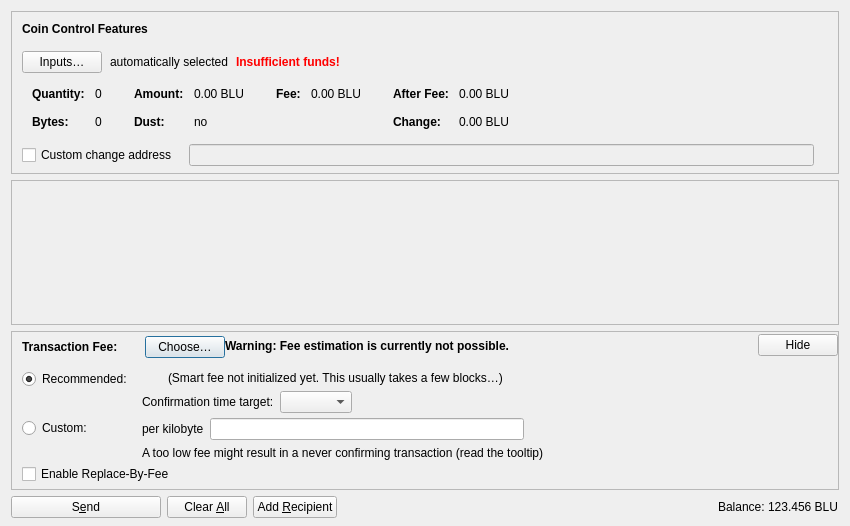
<?xml version="1.0" encoding="UTF-8"?>
<ui version="4.0">
 <class>SendCoinsDialog</class>
 <widget class="QDialog" name="SendCoinsDialog">
  <property name="geometry">
   <rect>
    <x>0</x>
    <y>0</y>
    <width>850</width>
    <height>526</height>
   </rect>
  </property>
  <property name="windowTitle">
   <string>Send Coins</string>
  </property>
  <layout class="QVBoxLayout" name="verticalLayout" stretch="0,1,0,0">
   <property name="bottomMargin">
    <number>8</number>
   </property>
   <item>
    <widget class="QFrame" name="frameCoinControl">
     <property name="sizePolicy">
      <sizepolicy hsizetype="Expanding" vsizetype="Expanding">
       <horstretch>0</horstretch>
       <verstretch>0</verstretch>
      </sizepolicy>
     </property>
     <property name="maximumSize">
      <size>
       <width>16777215</width>
       <height>16777215</height>
      </size>
     </property>
     <property name="frameShape">
      <enum>QFrame::StyledPanel</enum>
     </property>
     <property name="frameShadow">
      <enum>QFrame::Sunken</enum>
     </property>
     <layout class="QVBoxLayout" name="verticalLayoutCoinControl2">
      <property name="spacing">
       <number>0</number>
      </property>
      <property name="leftMargin">
       <number>0</number>
      </property>
      <property name="topMargin">
       <number>0</number>
      </property>
      <property name="rightMargin">
       <number>0</number>
      </property>
      <property name="bottomMargin">
       <number>6</number>
      </property>
      <item>
       <layout class="QVBoxLayout" name="verticalLayoutCoinControl" stretch="0,0,0,0,1">
        <property name="spacing">
         <number>0</number>
        </property>
        <property name="leftMargin">
         <number>10</number>
        </property>
        <property name="topMargin">
         <number>10</number>
        </property>
        <item>
         <layout class="QHBoxLayout" name="horizontalLayoutCoinControl1">
          <property name="bottomMargin">
           <number>15</number>
          </property>
          <item>
           <widget class="QLabel" name="labelCoinControlFeatures">
            <property name="sizePolicy">
             <sizepolicy hsizetype="Preferred" vsizetype="Maximum">
              <horstretch>0</horstretch>
              <verstretch>0</verstretch>
             </sizepolicy>
            </property>
            <property name="font">
             <font>
              <weight>75</weight>
              <bold>true</bold>
             </font>
            </property>
            <property name="styleSheet">
             <string notr="true">font-weight:bold;</string>
            </property>
            <property name="text">
             <string>Coin Control Features</string>
            </property>
           </widget>
          </item>
         </layout>
        </item>
        <item>
         <layout class="QHBoxLayout" name="horizontalLayoutCoinControl2" stretch="0,0,0,0">
          <property name="spacing">
           <number>8</number>
          </property>
          <property name="bottomMargin">
           <number>10</number>
          </property>
          <item>
           <widget class="QPushButton" name="pushButtonCoinControl">
            <property name="styleSheet">
             <string notr="true"/>
            </property>
            <property name="text">
             <string>Inputs…</string>
            </property>
            <property name="autoDefault">
             <bool>false</bool>
            </property>
           </widget>
          </item>
          <item>
           <widget class="QLabel" name="labelCoinControlAutomaticallySelected">
            <property name="text">
             <string>automatically selected</string>
            </property>
            <property name="margin">
             <number>5</number>
            </property>
           </widget>
          </item>
          <item>
           <widget class="QLabel" name="labelCoinControlInsuffFunds">
            <property name="font">
             <font>
              <weight>75</weight>
              <bold>true</bold>
             </font>
            </property>
            <property name="styleSheet">
             <string notr="true">color:red;font-weight:bold;</string>
            </property>
            <property name="text">
             <string>Insufficient funds!</string>
            </property>
            <property name="margin">
             <number>5</number>
            </property>
           </widget>
          </item>
          <item>
           <spacer name="horizontalSpacerCoinControl">
            <property name="orientation">
             <enum>Qt::Horizontal</enum>
            </property>
            <property name="sizeHint" stdset="0">
             <size>
              <width>40</width>
              <height>1</height>
             </size>
            </property>
           </spacer>
          </item>
         </layout>
        </item>
        <item>
         <widget class="QWidget" name="widgetCoinControl" native="true">
          <property name="sizePolicy">
           <sizepolicy hsizetype="Preferred" vsizetype="Preferred">
            <horstretch>0</horstretch>
            <verstretch>0</verstretch>
           </sizepolicy>
          </property>
          <property name="minimumSize">
           <size>
            <width>0</width>
            <height>0</height>
           </size>
          </property>
          <property name="styleSheet">
           <string notr="true"/>
          </property>
          <layout class="QHBoxLayout" name="horizontalLayoutCoinControl5">
           <property name="leftMargin">
            <number>0</number>
           </property>
           <property name="topMargin">
            <number>0</number>
           </property>
           <property name="rightMargin">
            <number>0</number>
           </property>
           <property name="bottomMargin">
            <number>0</number>
           </property>
           <item>
            <layout class="QHBoxLayout" name="horizontalLayoutCoinControl3" stretch="0,0,0,1">
             <property name="spacing">
              <number>20</number>
             </property>
             <property name="topMargin">
              <number>0</number>
             </property>
             <property name="bottomMargin">
              <number>10</number>
             </property>
             <item>
              <layout class="QFormLayout" name="formLayoutCoinControl1">
               <property name="horizontalSpacing">
                <number>10</number>
               </property>
               <property name="verticalSpacing">
                <number>14</number>
               </property>
               <property name="leftMargin">
                <number>10</number>
               </property>
               <property name="topMargin">
                <number>4</number>
               </property>
               <property name="rightMargin">
                <number>6</number>
               </property>
               <item row="0" column="0">
                <widget class="QLabel" name="labelCoinControlQuantityText">
                 <property name="font">
                  <font>
                   <weight>75</weight>
                   <bold>true</bold>
                  </font>
                 </property>
                 <property name="text">
                  <string>Quantity:</string>
                 </property>
                 <property name="margin">
                  <number>0</number>
                 </property>
                </widget>
               </item>
               <item row="0" column="1">
                <widget class="QLabel" name="labelCoinControlQuantity">
                 <property name="cursor">
                  <cursorShape>IBeamCursor</cursorShape>
                 </property>
                 <property name="contextMenuPolicy">
                  <enum>Qt::ActionsContextMenu</enum>
                 </property>
                 <property name="text">
                  <string notr="true">0</string>
                 </property>
                 <property name="margin">
                  <number>0</number>
                 </property>
                 <property name="textInteractionFlags">
                  <set>Qt::LinksAccessibleByMouse|Qt::TextSelectableByKeyboard|Qt::TextSelectableByMouse</set>
                 </property>
                </widget>
               </item>
               <item row="1" column="0">
                <widget class="QLabel" name="labelCoinControlBytesText">
                 <property name="font">
                  <font>
                   <weight>75</weight>
                   <bold>true</bold>
                  </font>
                 </property>
                 <property name="text">
                  <string>Bytes:</string>
                 </property>
                </widget>
               </item>
               <item row="1" column="1">
                <widget class="QLabel" name="labelCoinControlBytes">
                 <property name="cursor">
                  <cursorShape>IBeamCursor</cursorShape>
                 </property>
                 <property name="contextMenuPolicy">
                  <enum>Qt::ActionsContextMenu</enum>
                 </property>
                 <property name="text">
                  <string notr="true">0</string>
                 </property>
                 <property name="textInteractionFlags">
                  <set>Qt::LinksAccessibleByMouse|Qt::TextSelectableByKeyboard|Qt::TextSelectableByMouse</set>
                 </property>
                </widget>
               </item>
              </layout>
             </item>
             <item>
              <layout class="QFormLayout" name="formLayoutCoinControl2">
               <property name="horizontalSpacing">
                <number>10</number>
               </property>
               <property name="verticalSpacing">
                <number>14</number>
               </property>
               <property name="leftMargin">
                <number>6</number>
               </property>
               <property name="topMargin">
                <number>4</number>
               </property>
               <property name="rightMargin">
                <number>6</number>
               </property>
               <item row="0" column="0">
                <widget class="QLabel" name="labelCoinControlAmountText">
                 <property name="font">
                  <font>
                   <weight>75</weight>
                   <bold>true</bold>
                  </font>
                 </property>
                 <property name="text">
                  <string>Amount:</string>
                 </property>
                 <property name="margin">
                  <number>0</number>
                 </property>
                </widget>
               </item>
               <item row="0" column="1">
                <widget class="QLabel" name="labelCoinControlAmount">
                 <property name="cursor">
                  <cursorShape>IBeamCursor</cursorShape>
                 </property>
                 <property name="contextMenuPolicy">
                  <enum>Qt::ActionsContextMenu</enum>
                 </property>
                 <property name="text">
                  <string notr="true">0.00 BLU</string>
                 </property>
                 <property name="textInteractionFlags">
                  <set>Qt::LinksAccessibleByMouse|Qt::TextSelectableByKeyboard|Qt::TextSelectableByMouse</set>
                 </property>
                </widget>
               </item>
               <item row="1" column="0">
                <widget class="QLabel" name="labelCoinControlLowOutputText">
                 <property name="font">
                  <font>
                   <weight>75</weight>
                   <bold>true</bold>
                  </font>
                 </property>
                 <property name="text">
                  <string>Dust:</string>
                 </property>
                </widget>
               </item>
               <item row="1" column="1">
                <widget class="QLabel" name="labelCoinControlLowOutput">
                 <property name="cursor">
                  <cursorShape>IBeamCursor</cursorShape>
                 </property>
                 <property name="contextMenuPolicy">
                  <enum>Qt::ActionsContextMenu</enum>
                 </property>
                 <property name="text">
                  <string notr="true">no</string>
                 </property>
                 <property name="textInteractionFlags">
                  <set>Qt::LinksAccessibleByMouse|Qt::TextSelectableByKeyboard|Qt::TextSelectableByMouse</set>
                 </property>
                </widget>
               </item>
              </layout>
             </item>
             <item>
              <layout class="QFormLayout" name="formLayoutCoinControl3">
               <property name="horizontalSpacing">
                <number>10</number>
               </property>
               <property name="verticalSpacing">
                <number>14</number>
               </property>
               <property name="leftMargin">
                <number>6</number>
               </property>
               <property name="topMargin">
                <number>4</number>
               </property>
               <property name="rightMargin">
                <number>6</number>
               </property>
               <item row="0" column="0">
                <widget class="QLabel" name="labelCoinControlFeeText">
                 <property name="font">
                  <font>
                   <weight>75</weight>
                   <bold>true</bold>
                  </font>
                 </property>
                 <property name="text">
                  <string>Fee:</string>
                 </property>
                 <property name="margin">
                  <number>0</number>
                 </property>
                </widget>
               </item>
               <item row="0" column="1">
                <widget class="QLabel" name="labelCoinControlFee">
                 <property name="cursor">
                  <cursorShape>IBeamCursor</cursorShape>
                 </property>
                 <property name="contextMenuPolicy">
                  <enum>Qt::ActionsContextMenu</enum>
                 </property>
                 <property name="text">
                  <string notr="true">0.00 BLU</string>
                 </property>
                 <property name="textInteractionFlags">
                  <set>Qt::LinksAccessibleByMouse|Qt::TextSelectableByKeyboard|Qt::TextSelectableByMouse</set>
                 </property>
                </widget>
               </item>
              </layout>
             </item>
             <item>
              <layout class="QFormLayout" name="formLayoutCoinControl4">
               <property name="horizontalSpacing">
                <number>10</number>
               </property>
               <property name="verticalSpacing">
                <number>14</number>
               </property>
               <property name="leftMargin">
                <number>6</number>
               </property>
               <property name="topMargin">
                <number>4</number>
               </property>
               <property name="rightMargin">
                <number>6</number>
               </property>
               <item row="0" column="0">
                <widget class="QLabel" name="labelCoinControlAfterFeeText">
                 <property name="font">
                  <font>
                   <weight>75</weight>
                   <bold>true</bold>
                  </font>
                 </property>
                 <property name="text">
                  <string>After Fee:</string>
                 </property>
                 <property name="margin">
                  <number>0</number>
                 </property>
                </widget>
               </item>
               <item row="0" column="1">
                <widget class="QLabel" name="labelCoinControlAfterFee">
                 <property name="cursor">
                  <cursorShape>IBeamCursor</cursorShape>
                 </property>
                 <property name="contextMenuPolicy">
                  <enum>Qt::ActionsContextMenu</enum>
                 </property>
                 <property name="text">
                  <string notr="true">0.00 BLU</string>
                 </property>
                 <property name="textInteractionFlags">
                  <set>Qt::LinksAccessibleByMouse|Qt::TextSelectableByKeyboard|Qt::TextSelectableByMouse</set>
                 </property>
                </widget>
               </item>
               <item row="1" column="0">
                <widget class="QLabel" name="labelCoinControlChangeText">
                 <property name="font">
                  <font>
                   <weight>75</weight>
                   <bold>true</bold>
                  </font>
                 </property>
                 <property name="text">
                  <string>Change:</string>
                 </property>
                </widget>
               </item>
               <item row="1" column="1">
                <widget class="QLabel" name="labelCoinControlChange">
                 <property name="cursor">
                  <cursorShape>IBeamCursor</cursorShape>
                 </property>
                 <property name="contextMenuPolicy">
                  <enum>Qt::ActionsContextMenu</enum>
                 </property>
                 <property name="text">
                  <string notr="true">0.00 BLU</string>
                 </property>
                 <property name="textInteractionFlags">
                  <set>Qt::LinksAccessibleByMouse|Qt::TextSelectableByKeyboard|Qt::TextSelectableByMouse</set>
                 </property>
                </widget>
               </item>
              </layout>
             </item>
            </layout>
           </item>
          </layout>
         </widget>
        </item>
        <item>
         <layout class="QHBoxLayout" name="horizontalLayoutCoinControl4" stretch="0,0,0">
          <property name="spacing">
           <number>12</number>
          </property>
          <property name="sizeConstraint">
           <enum>QLayout::SetDefaultConstraint</enum>
          </property>
          <property name="topMargin">
           <number>5</number>
          </property>
          <property name="rightMargin">
           <number>5</number>
          </property>
          <item>
           <widget class="QCheckBox" name="checkBoxCoinControlChange">
            <property name="toolTip">
             <string>If this is activated, but the change address is empty or invalid, change will be sent to a newly generated address.</string>
            </property>
            <property name="text">
             <string>Custom change address</string>
            </property>
           </widget>
          </item>
          <item>
           <widget class="QValidatedLineEdit" name="lineEditCoinControlChange">
            <property name="enabled">
             <bool>false</bool>
            </property>
            <property name="sizePolicy">
             <sizepolicy hsizetype="Expanding" vsizetype="Fixed">
              <horstretch>0</horstretch>
              <verstretch>0</verstretch>
             </sizepolicy>
            </property>
           </widget>
          </item>
          <item>
           <widget class="QLabel" name="labelCoinControlChangeLabel">
            <property name="sizePolicy">
             <sizepolicy hsizetype="Preferred" vsizetype="Expanding">
              <horstretch>0</horstretch>
              <verstretch>0</verstretch>
             </sizepolicy>
            </property>
            <property name="minimumSize">
             <size>
              <width>0</width>
              <height>0</height>
             </size>
            </property>
            <property name="text">
             <string/>
            </property>
            <property name="margin">
             <number>3</number>
            </property>
           </widget>
          </item>
         </layout>
        </item>
        <item>
         <spacer name="verticalSpacerCoinControl">
          <property name="orientation">
           <enum>Qt::Vertical</enum>
          </property>
          <property name="sizeHint" stdset="0">
           <size>
            <width>800</width>
            <height>1</height>
           </size>
          </property>
         </spacer>
        </item>
       </layout>
      </item>
     </layout>
    </widget>
   </item>
   <item>
    <widget class="QScrollArea" name="scrollArea">
     <property name="widgetResizable">
      <bool>true</bool>
     </property>
     <widget class="QWidget" name="scrollAreaWidgetContents">
      <property name="geometry">
       <rect>
        <x>0</x>
        <y>0</y>
        <width>830</width>
        <height>104</height>
       </rect>
      </property>
      <layout class="QVBoxLayout" name="verticalLayout_2" stretch="0,1">
       <property name="leftMargin">
        <number>0</number>
       </property>
       <property name="topMargin">
        <number>0</number>
       </property>
       <property name="rightMargin">
        <number>0</number>
       </property>
       <property name="bottomMargin">
        <number>0</number>
       </property>
       <item>
        <layout class="QVBoxLayout" name="entries">
         <property name="spacing">
          <number>6</number>
         </property>
        </layout>
       </item>
       <item>
        <spacer name="verticalSpacer">
         <property name="orientation">
          <enum>Qt::Vertical</enum>
         </property>
         <property name="sizeHint" stdset="0">
          <size>
           <width>20</width>
           <height>40</height>
          </size>
         </property>
        </spacer>
       </item>
      </layout>
     </widget>
    </widget>
   </item>
   <item>
    <widget class="QFrame" name="frameFee">
     <property name="sizePolicy">
      <sizepolicy hsizetype="Expanding" vsizetype="Expanding">
       <horstretch>0</horstretch>
       <verstretch>0</verstretch>
      </sizepolicy>
     </property>
     <property name="maximumSize">
      <size>
       <width>16777215</width>
       <height>16777215</height>
      </size>
     </property>
     <property name="frameShape">
      <enum>QFrame::StyledPanel</enum>
     </property>
     <property name="frameShadow">
      <enum>QFrame::Sunken</enum>
     </property>
     <layout class="QVBoxLayout" name="verticalLayoutFee1">
      <property name="spacing">
       <number>0</number>
      </property>
      <property name="leftMargin">
       <number>0</number>
      </property>
      <property name="topMargin">
       <number>0</number>
      </property>
      <property name="rightMargin">
       <number>0</number>
      </property>
      <property name="bottomMargin">
       <number>0</number>
      </property>
      <item>
       <layout class="QVBoxLayout" name="verticalLayoutFee2" stretch="0,0,0">
        <property name="spacing">
         <number>0</number>
        </property>
        <property name="leftMargin">
         <number>10</number>
        </property>
        <property name="topMargin">
         <number>0</number>
        </property>
        <item>
         <layout class="QHBoxLayout" name="horizontalLayoutFee1">
          <property name="bottomMargin">
           <number>0</number>
          </property>
          <item>
           <layout class="QVBoxLayout" name="verticalLayoutFee7">
            <property name="spacing">
             <number>0</number>
            </property>
            <item>
             <spacer name="verticalSpacerSmartFee">
              <property name="orientation">
               <enum>Qt::Vertical</enum>
              </property>
              <property name="sizeType">
               <enum>QSizePolicy::Fixed</enum>
              </property>
              <property name="sizeHint" stdset="0">
               <size>
                <width>1</width>
                <height>4</height>
               </size>
              </property>
             </spacer>
            </item>
            <item>
             <layout class="QHBoxLayout" name="horizontalLayoutSmartFee">
              <property name="spacing">
               <number>10</number>
              </property>
              <item>
               <widget class="QLabel" name="labelFeeHeadline">
                <property name="sizePolicy">
                 <sizepolicy hsizetype="Preferred" vsizetype="Maximum">
                  <horstretch>0</horstretch>
                  <verstretch>0</verstretch>
                 </sizepolicy>
                </property>
                <property name="font">
                 <font>
                  <weight>75</weight>
                  <bold>true</bold>
                 </font>
                </property>
                <property name="styleSheet">
                 <string notr="true">font-weight:bold;</string>
                </property>
                <property name="text">
                 <string>Transaction Fee:</string>
                </property>
               </widget>
              </item>
              <item>
               <widget class="QLabel" name="labelFeeMinimized">
                <property name="text">
                 <string/>
                </property>
               </widget>
              </item>
              <item>
               <widget class="QPushButton" name="buttonChooseFee">
                <property name="text">
                 <string>Choose…</string>
                </property>
               </widget>
              </item>
             </layout>
            </item>
            <item>
             <spacer name="verticalSpacer_5">
              <property name="orientation">
               <enum>Qt::Vertical</enum>
              </property>
              <property name="sizeHint" stdset="0">
               <size>
                <width>1</width>
                <height>1</height>
               </size>
              </property>
             </spacer>
            </item>
           </layout>
          </item>
          <item>
           <widget class="QLabel" name="fallbackFeeWarningLabel">
            <property name="toolTip">
             <string>Using the fallbackfee can result in sending a transaction that will take several hours or days (or never) to confirm. Consider choosing your fee manually or wait until you have validated the complete chain.</string>
            </property>
            <property name="font">
            <font>
                <weight>75</weight>
                <bold>true</bold>
            </font>
            </property>
            <property name="text">
             <string>Warning: Fee estimation is currently not possible.</string>
            </property>
            <property name="wordWrap">
             <bool>false</bool>
            </property>
           </widget>
          </item>
          <item>
           <spacer name="horizontalSpacer_4">
            <property name="orientation">
             <enum>Qt::Horizontal</enum>
            </property>
            <property name="sizeType">
             <enum>QSizePolicy::MinimumExpanding</enum>
            </property>
            <property name="sizeHint" stdset="0">
             <size>
              <width>40</width>
              <height>20</height>
             </size>
            </property>
           </spacer>
          </item>
          <item>
           <widget class="QPushButton" name="buttonMinimizeFee">
            <property name="toolTip">
             <string>Hide transaction fee settings</string>
            </property>
            <property name="text">
             <string>Hide</string>
            </property>
           </widget>
          </item>
         </layout>
        </item>
        <item>
         <widget class="QFrame" name="frameFeeSelection">
          <layout class="QVBoxLayout" name="verticalLayoutFee12">
           <property name="spacing">
            <number>0</number>
           </property>
           <property name="leftMargin">
            <number>0</number>
           </property>
           <property name="topMargin">
            <number>0</number>
           </property>
           <property name="rightMargin">
            <number>0</number>
           </property>
           <property name="bottomMargin">
            <number>0</number>
           </property>
           <item>
            <layout class="QGridLayout" name="gridLayoutFee">
             <property name="topMargin">
              <number>10</number>
             </property>
             <property name="bottomMargin">
              <number>4</number>
             </property>
             <property name="horizontalSpacing">
              <number>10</number>
             </property>
             <property name="verticalSpacing">
              <number>4</number>
             </property>
             <item row="1" column="1">
              <layout class="QVBoxLayout" name="verticalLayoutFee8">
               <property name="spacing">
                <number>6</number>
               </property>
               <item>
                <layout class="QHBoxLayout" name="horizontalLayoutFee13">
                 <item>
                  <widget class="QLabel" name="labelCustomPerKilobyte">
                   <property name="toolTip">
                    <string>Specify a custom fee per kB (1,000 bytes) of the transaction's virtual size.

Note:  Since the fee is calculated on a per-byte basis, a fee rate of "100 satoshis per kvB" for a transaction size of 500 virtual bytes (half of 1 kvB) would ultimately yield a fee of only 50 satoshis.</string>
                   </property>
                   <property name="text">
                    <string>per kilobyte</string>
                   </property>
                  </widget>
                 </item>
                 <item>
                  <widget class="BluecoinAmountField" name="customFee"/>
                 </item>
                 <item>
                  <spacer name="horizontalSpacer_6">
                   <property name="orientation">
                    <enum>Qt::Horizontal</enum>
                   </property>
                   <property name="sizeHint" stdset="0">
                    <size>
                     <width>1</width>
                     <height>1</height>
                    </size>
                   </property>
                  </spacer>
                 </item>
                </layout>
               </item>
               <item>
                <layout class="QHBoxLayout" name="horizontalLayoutFee8">
                 <item>
                  <widget class="QLabel" name="labelCustomFeeWarning">
                   <property name="enabled">
                    <bool>true</bool>
                   </property>
                   <property name="toolTip">
                    <string>When there is less transaction volume than space in the blocks, miners as well as relaying nodes may enforce a minimum fee. Paying only this minimum fee is just fine, but be aware that this can result in a never confirming transaction once there is more demand for bluecoin transactions than the network can process.</string>
                   </property>
                   <property name="text">
                    <string>A too low fee might result in a never confirming transaction (read the tooltip)</string>
                   </property>
                  </widget>
                 </item>
                 <item>
                  <spacer name="horizontalSpacer_2">
                   <property name="orientation">
                    <enum>Qt::Horizontal</enum>
                   </property>
                   <property name="sizeHint" stdset="0">
                    <size>
                     <width>1</width>
                     <height>1</height>
                    </size>
                   </property>
                  </spacer>
                 </item>
                </layout>
               </item>
              </layout>
             </item>
             <item row="0" column="0">
              <layout class="QVBoxLayout" name="verticalLayoutFee4" stretch="0,1">
               <item>
                <widget class="QRadioButton" name="radioSmartFee">
                 <property name="text">
                  <string>Recommended:</string>
                 </property>
                 <property name="checked">
                  <bool>true</bool>
                 </property>
                 <attribute name="buttonGroup">
                  <string notr="true">groupFee</string>
                 </attribute>
                </widget>
               </item>
               <item>
                <spacer name="verticalSpacer_2">
                 <property name="orientation">
                  <enum>Qt::Vertical</enum>
                 </property>
                 <property name="sizeHint" stdset="0">
                  <size>
                   <width>1</width>
                   <height>1</height>
                  </size>
                 </property>
                </spacer>
               </item>
              </layout>
             </item>
             <item row="1" column="0">
              <layout class="QVBoxLayout" name="verticalLayoutFee9" stretch="0,1">
               <item>
                <widget class="QRadioButton" name="radioCustomFee">
                 <property name="text">
                  <string>Custom:</string>
                 </property>
                 <attribute name="buttonGroup">
                  <string notr="true">groupFee</string>
                 </attribute>
                </widget>
               </item>
               <item>
                <spacer name="verticalSpacer_6">
                 <property name="orientation">
                  <enum>Qt::Vertical</enum>
                 </property>
                 <property name="sizeHint" stdset="0">
                  <size>
                   <width>1</width>
                   <height>1</height>
                  </size>
                 </property>
                </spacer>
               </item>
              </layout>
             </item>
             <item row="0" column="1">
              <layout class="QVBoxLayout" name="verticalLayoutFee3" stretch="0,0,1">
               <property name="spacing">
                <number>6</number>
               </property>
               <property name="topMargin">
                <number>2</number>
               </property>
               <item>
                <layout class="QHBoxLayout" name="horizontalLayoutFee12">
                 <item>
                  <widget class="QLabel" name="labelSmartFee">
                   <property name="text">
                    <string/>
                   </property>
                  </widget>
                 </item>
                 <item>
                  <widget class="QLabel" name="labelFeeEstimation">
                   <property name="text">
                    <string/>
                   </property>
                  </widget>
                 </item>
                 <item>
                  <widget class="QLabel" name="labelSmartFee2">
                   <property name="text">
                    <string>(Smart fee not initialized yet. This usually takes a few blocks…)</string>
                   </property>
                  </widget>
                 </item>
                 <item>
                  <spacer name="horizontalSpacer_5">
                   <property name="orientation">
                    <enum>Qt::Horizontal</enum>
                   </property>
                   <property name="sizeHint" stdset="0">
                    <size>
                     <width>1</width>
                     <height>1</height>
                    </size>
                   </property>
                  </spacer>
                 </item>
                </layout>
               </item>
               <item>
                <layout class="QHBoxLayout" name="horizontalLayoutFee9">
                 <item>
                  <layout class="QVBoxLayout" name="verticalLayoutFee6">
                   <item>
                    <widget class="QLabel" name="labelSmartFee3">
                     <property name="text">
                      <string>Confirmation time target:</string>
                     </property>
                    </widget>
                   </item>
                  </layout>
                 </item>
                 <item>
                  <layout class="QVBoxLayout" name="verticalLayoutFee5">
                   <property name="rightMargin">
                    <number>30</number>
                   </property>
                   <item>
                    <layout class="QHBoxLayout" name="horizontalLayoutConfTarget">
                     <property name="bottomMargin">
                      <number>0</number>
                     </property>
                     <item>
                      <widget class="QComboBox" name="confTargetSelector"/>
                     </item>
                     <item>
                      <spacer name="horizontalSpacerConfTarget">
                       <property name="orientation">
                        <enum>Qt::Horizontal</enum>
                       </property>
                       <property name="sizeHint" stdset="0">
                        <size>
                         <width>40</width>
                         <height>20</height>
                        </size>
                       </property>
                      </spacer>
                     </item>
                    </layout>
                   </item>
                  </layout>
                 </item>
                </layout>
               </item>
               <item>
                <spacer name="verticalSpacer_4">
                 <property name="orientation">
                  <enum>Qt::Vertical</enum>
                 </property>
                 <property name="sizeHint" stdset="0">
                  <size>
                   <width>1</width>
                   <height>1</height>
                  </size>
                 </property>
                </spacer>
               </item>
              </layout>
             </item>
            </layout>
           </item>
           <item>
            <widget class="QCheckBox" name="optInRBF">
             <property name="text">
              <string>Enable Replace-By-Fee</string>
             </property>
             <property name="toolTip">
              <string>With Replace-By-Fee (BIP-125) you can increase a transaction's fee after it is sent. Without this, a higher fee may be recommended to compensate for increased transaction delay risk.</string>
             </property>
            </widget>
           </item>
          </layout>
         </widget>
        </item>
        <item>
         <spacer name="verticalSpacerFee">
          <property name="orientation">
           <enum>Qt::Vertical</enum>
          </property>
          <property name="sizeHint" stdset="0">
           <size>
            <width>40</width>
            <height>5</height>
           </size>
          </property>
         </spacer>
        </item>
       </layout>
      </item>
     </layout>
    </widget>
   </item>
   <item>
    <layout class="QHBoxLayout" name="horizontalLayout">
     <item>
      <widget class="QPushButton" name="sendButton">
       <property name="minimumSize">
        <size>
         <width>150</width>
         <height>0</height>
        </size>
       </property>
       <property name="toolTip">
        <string>Confirm the send action</string>
       </property>
       <property name="text">
        <string>S&amp;end</string>
       </property>
       <property name="icon">
        <iconset resource="../bluecoin.qrc">
         <normaloff>:/icons/send</normaloff>:/icons/send</iconset>
       </property>
       <property name="autoDefault">
        <bool>false</bool>
       </property>
       <property name="default">
        <bool>false</bool>
       </property>
      </widget>
     </item>
     <item>
      <widget class="QPushButton" name="clearButton">
       <property name="sizePolicy">
        <sizepolicy hsizetype="Minimum" vsizetype="Fixed">
         <horstretch>0</horstretch>
         <verstretch>0</verstretch>
        </sizepolicy>
       </property>
       <property name="toolTip">
        <string>Clear all fields of the form.</string>
       </property>
       <property name="text">
        <string>Clear &amp;All</string>
       </property>
       <property name="icon">
        <iconset resource="../bluecoin.qrc">
         <normaloff>:/icons/remove</normaloff>:/icons/remove</iconset>
       </property>
       <property name="autoDefault">
        <bool>false</bool>
       </property>
      </widget>
     </item>
     <item>
      <widget class="QPushButton" name="addButton">
       <property name="toolTip">
        <string>Send to multiple recipients at once</string>
       </property>
       <property name="text">
        <string>Add &amp;Recipient</string>
       </property>
       <property name="icon">
        <iconset resource="../bluecoin.qrc">
         <normaloff>:/icons/add</normaloff>:/icons/add</iconset>
       </property>
       <property name="autoDefault">
        <bool>false</bool>
       </property>
      </widget>
     </item>
     <item>
      <spacer name="horizontalSpacer">
       <property name="orientation">
        <enum>Qt::Horizontal</enum>
       </property>
       <property name="sizeHint" stdset="0">
        <size>
         <width>40</width>
         <height>20</height>
        </size>
       </property>
      </spacer>
     </item>
     <item>
      <layout class="QHBoxLayout" name="horizontalLayout_2">
       <property name="spacing">
        <number>3</number>
       </property>
       <item>
        <widget class="QLabel" name="labelBalanceName">
         <property name="sizePolicy">
          <sizepolicy hsizetype="Preferred" vsizetype="Fixed">
           <horstretch>0</horstretch>
           <verstretch>0</verstretch>
          </sizepolicy>
         </property>
         <property name="text">
          <string>Balance:</string>
         </property>
        </widget>
       </item>
       <item>
        <widget class="QLabel" name="labelBalance">
         <property name="sizePolicy">
          <sizepolicy hsizetype="Preferred" vsizetype="Fixed">
           <horstretch>0</horstretch>
           <verstretch>0</verstretch>
          </sizepolicy>
         </property>
         <property name="cursor">
          <cursorShape>IBeamCursor</cursorShape>
         </property>
         <property name="text">
          <string notr="true">123.456 BLU</string>
         </property>
         <property name="textInteractionFlags">
          <set>Qt::LinksAccessibleByMouse|Qt::TextSelectableByKeyboard|Qt::TextSelectableByMouse</set>
         </property>
        </widget>
       </item>
      </layout>
     </item>
    </layout>
   </item>
  </layout>
 </widget>
 <customwidgets>
  <customwidget>
   <class>QValidatedLineEdit</class>
   <extends>QLineEdit</extends>
   <header>qt/qvalidatedlineedit.h</header>
  </customwidget>
  <customwidget>
   <class>BluecoinAmountField</class>
   <extends>QLineEdit</extends>
   <header>qt/bluecoinamountfield.h</header>
   <container>1</container>
  </customwidget>
 </customwidgets>
 <resources>
  <include location="../bluecoin.qrc"/>
 </resources>
 <connections/>
 <buttongroups>
  <buttongroup name="groupFee"/>
 </buttongroups>
</ui>
